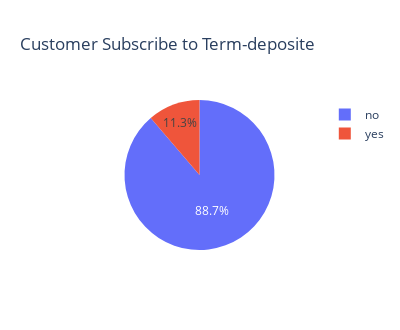

The notebook cell this image was saved under:
### Code cell
## Evaluate the traget valiable of the classifier.
fig = px.pie(df[['y']].value_counts().reset_index(), values='count', names='y' ,height=330, width=400,title='Customer Subscribe to Term-deposite')
fig.show() 

## Note: The data shows high imbalance in Target class with ~11% customer agreeing to subscribe deposite term

### Figure 1 — Plotly figure (JSON) as saved in the notebook; plotly's stock layout.template omitted (floating-point values rounded to 4 significant figures)
{"data": [{"domain": {"x": [0, 1], "y": [0, 1]}, "hovertemplate": "y=%{label}<br>count=%{value}<extra></extra>", "labels": ["no", "yes"], "legendgroup": "", "name": "", "showlegend": true, "type": "pie", "values": [36548, 4640]}], "layout": {"height": 330, "legend": {"tracegroupgap": 0}, "title": {"text": "Customer Subscribe to Term-deposite"}, "width": 400}}
